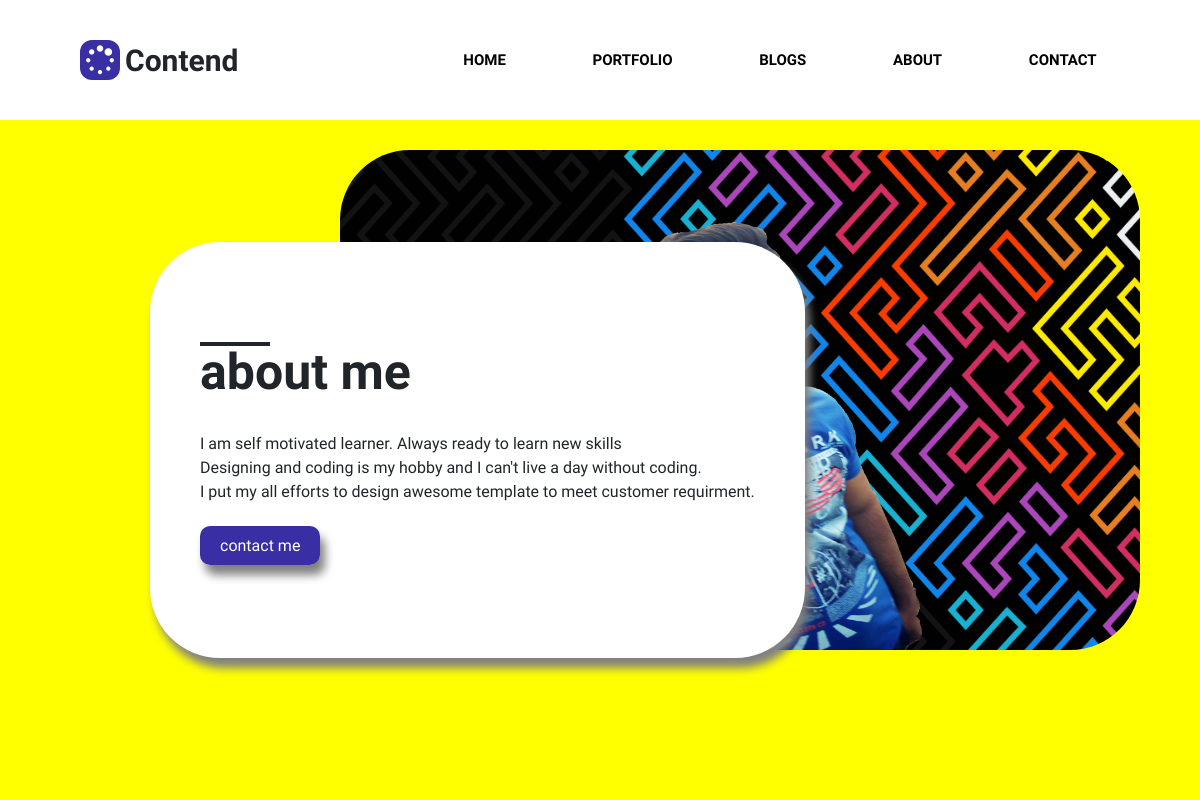
/about, run on the app's committed database.
### pages/models.py (models this page shows, shortened)
class about(models.Model):
	title = models.CharField(max_length=120)
	image = models.ImageField(upload_to='skill/%Y/%m/%d', blank=True, null=True)
	paragraph = models.TextField(max_length=500)

### pages/views.py (the view)
# urls.py: path('about',about_view,name='about'),
def about_view(request):
    cont = about.objects.all().count()
    if cont is 1:
        data = about.objects.all()
    context = {"about":data
    }
    return render(request,"about.html",context)

### template/about.html (shortened to what this page needs)
{% extends 'base.html' %}
{% block content %}
<mainbackground>
	{% for data in about %}
	<div class="about">
		<span class="das"> </span>
		<h1>{{data.title}}</h1>
		<p>
			{{data.paragraph|linebreaks}}
		</p>
		<a href="{% url 'contact'%}" class="btn1">contact me</a>
	</div>
	{% endfor %}
</mainbackground>
{% endblock %}

### static/css/sauravPortfolio.css (style rules this page uses)
* { margin: 0; padding: 0; font-family: 'Raleway', sans-serif; box-sizing: border-box; }
.das { width: 70px; height: 0; border: 2px solid; position: absolute; }
h1 { font-size: 50px; font-weight: 900; }
.btn1 { margin-right: 30px; text-decoration: none; align-items: center; padding-top: 10px; padding-bottom: 10px; padding-left: 20px; padding-right: 20px; background-color:#392ea3; color: white; box-shadow: 5px 10px 10px grey; border-radius: 10px; }
mainbackground { display: flex; width: 100%; height: 85vh; position: relative; display: flex; justify-content: space-around; align-items: center; background-color: yellow; }
.about { position: absolute; top: 18%; left: 0; padding-top: 100px; padding-bottom: 100px; padding-left: 50px; padding-right: 50px; background-color: white; box-shadow: 5px 10px 10px grey; border-radius: 70px; align-items: center; margin-left: 150px; }
.about p { margin-bottom: 30px; }
a { text-decoration: none; }

### data on the page
about: title "about me", paragraph "I am self motivated learner. Always ready to learn new skills Designing and coding is my hobby and I can't live a day without coding. I put my all efforts to design awesome template to meet customer requirment."
